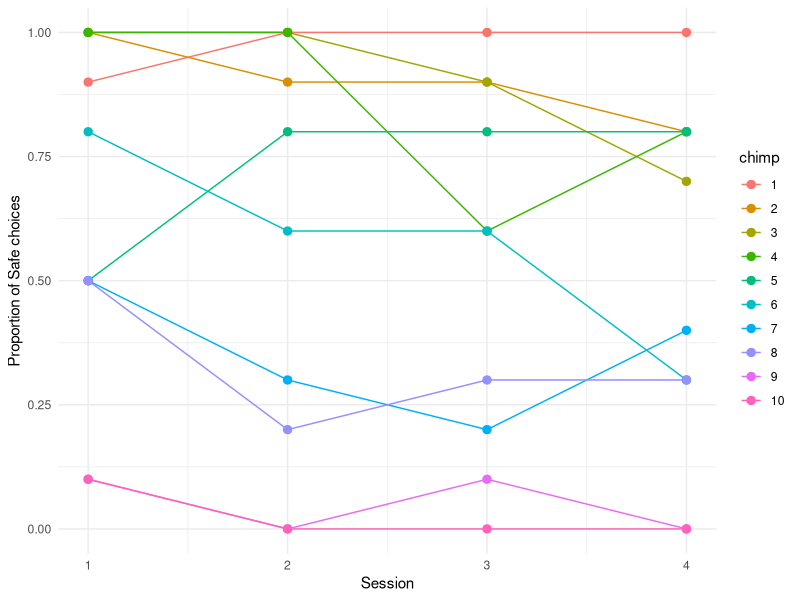
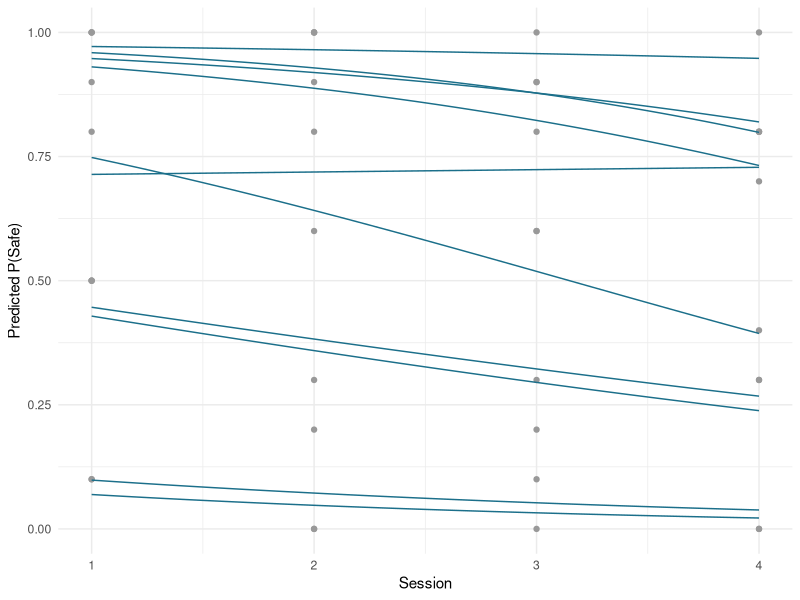

Write the R code that produced these figures, in order.
# =============================================================================
# Linear Models in R · Session 11: From GLMs to GLMMs
# Worked example: the Safe-vs-Risky box study (made-up data)
# Simon Stephan · CBB Göttingen
# =============================================================================
#
# Chimpanzees choose into which of two boxes a grape is dropped. The Safe box
# clearly guarantees delivery; in the Risky box, the grape seems to get stuck.
# In fact, both boxes always deliver.
#   RQ1: Do chimps prefer the Safe box in session 1?
#   RQ2: Does this preference change over sessions?
#
# The study (with the MPI EVA, Leipzig) is preregistered; the data do not
# exist yet. The numbers below are made up to reflect what we expect.

library(lme4)
library(ggplot2)

# -----------------------------------------------------------------------------
# 1. The data: 10 chimps x 4 sessions x 10 trials
# -----------------------------------------------------------------------------

# Safe choices (out of 10) of each chimp (rows) in sessions 1-4 (columns)
K <- rbind(c( 9, 10, 10, 10),  # chimp 1
           c(10,  9,  9,  8),  # chimp 2
           c(10, 10,  9,  7),  # chimp 3
           c(10, 10,  6,  8),  # chimp 4
           c( 5,  8,  8,  8),  # chimp 5
           c( 8,  6,  6,  3),  # chimp 6
           c( 5,  3,  2,  4),  # chimp 7
           c( 5,  2,  3,  3),  # chimp 8
           c( 1,  0,  1,  0),  # chimp 9
           c( 1,  0,  0,  0))  # chimp 10
cd <- data.frame(chimp = factor(rep(1:10, 4)), session = rep(1:4, each = 10), safe = c(K))

# Trial-level data (what the models are fitted to): one row per choice,
# Safe trials at random positions within each session
set.seed(11)
trials <- do.call(rbind, lapply(seq_len(nrow(cd)), function(i)
  data.frame(chimp = cd$chimp[i], session = cd$session[i],
             trial = (cd$session[i] - 1) * 10 + 1:10,
             choice = sample(rep(c(1, 0), c(cd$safe[i], 10 - cd$safe[i]))))))
trials$session_c <- trials$session - 1   # session 1 = 0
str(trials)

# -----------------------------------------------------------------------------
# 2. Plot the data: every chimp is different
# -----------------------------------------------------------------------------

cd$p <- cd$safe / 10
ggplot(cd, aes(session, p, group = chimp, colour = chimp)) +
  geom_line() + geom_point(size = 2.5) +
  scale_y_continuous(limits = c(0, 1)) +
  labs(x = "Session", y = "Proportion of Safe choices") +
  theme_minimal()

# -----------------------------------------------------------------------------
# 3. The model we already know: a logistic GLM (session 10)
# -----------------------------------------------------------------------------

glm.mod <- glm(choice ~ session_c, family = binomial, data = trials)
summary(glm.mod)
plogis(coef(glm.mod)[1])     # P(Safe) in session 1

# Problem: 400 choices, but only 10 chimpanzees -> pseudo-replication

# -----------------------------------------------------------------------------
# 4. Two solutions
# -----------------------------------------------------------------------------

# Standard solution: chimp as a dummy-coded factor (9 extra coefficients;
# results hold only for these 10 chimps)
fix.mod <- glm(choice ~ session_c + chimp, family = binomial, data = trials)
summary(fix.mod)

# GLMM solution: chimp as a random effect (one extra parameter: the SD)
ri.mod <- glmer(choice ~ session_c + (1 | chimp), family = binomial, data = trials)
summary(ri.mod)
VarCorr(ri.mod)              # between-chimp SD of the intercepts
coef(ri.mod)$chimp           # each chimp's intercept (and the shared slope)

# -----------------------------------------------------------------------------
# 5. Random slopes: each chimp its own change over sessions
# -----------------------------------------------------------------------------

rs.mod <- glmer(choice ~ session_c + (1 + session_c | chimp),
                family = binomial, data = trials,
                control = glmerControl(optimizer = "bobyqa"))
summary(rs.mod)
VarCorr(rs.mod)              # SDs of intercepts and slopes, and their correlation
coef(rs.mod)$chimp           # each chimp's intercept and slope

# -----------------------------------------------------------------------------
# 6. What changes? Compare the three models
# -----------------------------------------------------------------------------

get_coefs <- function(m) summary(m)$coefficients[, c(1, 2, 4)]
round(get_coefs(glm.mod), 3)
round(get_coefs(ri.mod),  3)
round(get_coefs(rs.mod),  3)

# Predicted P(Safe) for each chimp under the random-slope model
nd <- expand.grid(session_c = seq(0, 3, by = 0.05), chimp = levels(trials$chimp))
nd$p <- predict(rs.mod, newdata = nd, type = "response")
ggplot(nd, aes(session_c + 1, p, group = chimp)) +
  geom_point(data = cd, aes(session, p), colour = "grey60") +
  geom_line(colour = "#1b6f8a") +
  scale_y_continuous(limits = c(0, 1)) +
  labs(x = "Session", y = "Predicted P(Safe)") +
  theme_minimal()
